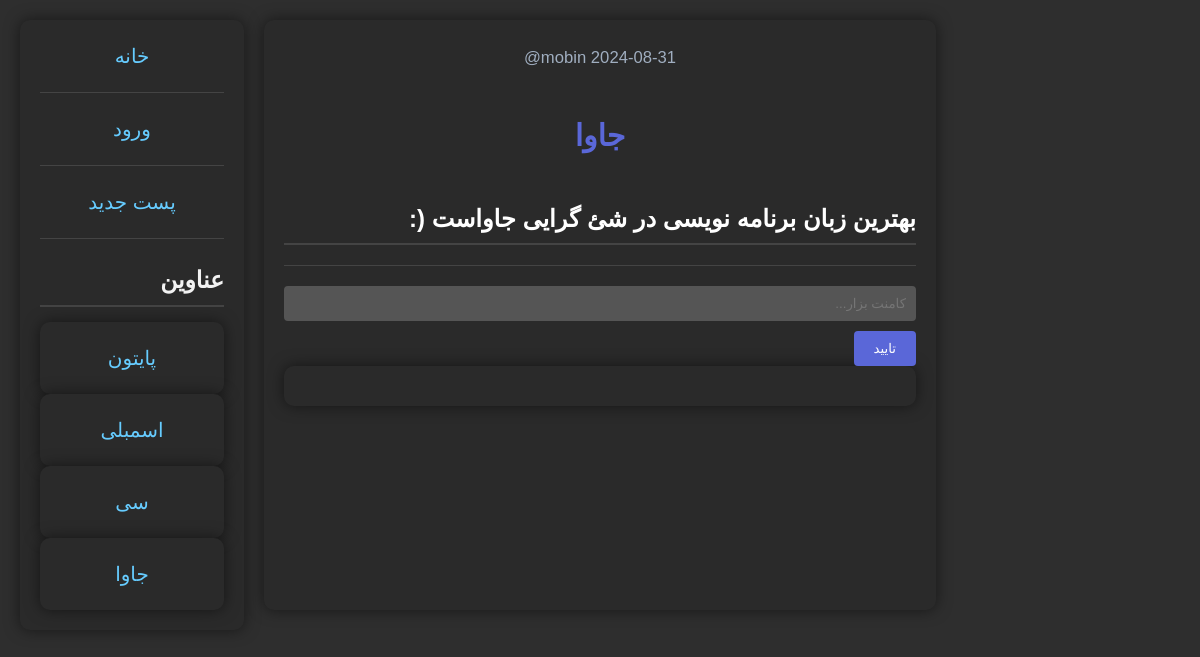
/post/1, run on the app's committed database.
### app.py (models this page shows, shortened)
class Post(db.Model):
    __tablename__ = 'post'
    id = db.Column(db.Integer, primary_key=True)
    user_id = db.Column(db.Integer, db.ForeignKey('user.id'))
    host = db.relationship('User', back_populates='posts')
    topic = db.Column(db.String(20), nullable=True)# unique=True,
    description = db.Column(db.Text, unique=True, nullable=True)
    comments = db.relationship('Comment', back_populates='post')
    created = db.Column(db.DateTime, default=datetime.now)

class User(db.Model):
    __tablename__ = 'user'
    id = db.Column(db.Integer, primary_key=True)
    email = db.Column(db.String(50), unique=True, nullable=False)
    username = db.Column(db.String(80), unique=True, nullable=False)
    password = db.Column(db.String(80), unique=True, nullable=False)
    posts = db.relationship('Post', back_populates='host')
    comments = db.relationship('Comment', back_populates='person')

### app.py (the view, shortened to what this page needs)
@app.route('/post/<post_id>', methods=['GET', 'POST'])
def show_post(post_id):
    main_post = Post.query.get(post_id)
    comments = main_post.comments
    posts_ = Post.query.order_by(Post.created.desc()).all()
    posts = []
    for post in posts_:
        if post.topic not in posts:
            posts.append(post.topic)
    return render_template('show-post.html', main_post=main_post, comments=comments, posts=posts)

### templates/show-post.html (shortened to what this page needs)
{% extends 'main.html' %}
{% block body %}
<div class="post-container">
    <small>@{{main_post.host.username}} {{main_post.created.strftime('%Y-%m-%d')}}</small>
    <h4>{{main_post.topic}}</h4>
    <h3>{{main_post.description}}</h3>
    <hr>
    <form method="POST" action="{{ url_for('show_post', post_id=main_post.id) }}">
        <input type="text" name="comment" placeholder="...کامنت بزار" style="text-align: right;">
        <input type="submit" value="تایید">
    </form>
    <div>
    </div>
</div>
{% endblock body %}

### templates/main.html (shortened to what this page needs)
<!DOCTYPE html>
<html>
<head>
</head>
<body>
    {% include 'messages.html' %}
    <div class="home-container">
        <div>
            <a href="/">خانه</a>
            <hr>
            {% if session.is_login %}
                <a href="/profile">پروفایل</a>
                <hr>
                <a href="/log-out">خروج</a>
                <hr>
            {% else %}
                <a href="/login">ورود</a>
                <hr>
            {% endif %}
            <a href="/create-post">پست جدید</a>
            <hr>
            <h3>عناوین</h3>
            {% for post in posts %}
                <div>
                    <a href="{{ url_for('filter', subject=post) }}">{{ post }}</a>
                </div>
            {% endfor %}
        </div>
        {% block body %}{% endblock body %}
    </div>
</body>
</html>

### templates/main.html (style rules this page uses)
body { background-color: #1c1c1c; color: #e0e0e0; font-family: 'Arial', sans-serif; margin: 0; padding: 0; line-height: 1.6; text-align: center; }
a { color: #66ccff; text-decoration: none; transition: color 0.3s ease; }
.home-container { display: grid; grid-template-columns: 1fr 3fr 1fr; gap: 20px; padding: 20px; max-width: 1200px; margin: 0 auto; }
.home-container div { background-color: #2a2a2a; padding: 20px; border-radius: 10px; box-shadow: 0 0 15px rgba(0, 0, 0, 0.5); text-align: center; }
.home-container h3 { color: #f2f2f2; margin-bottom: 15px; border-bottom: 2px solid #444; padding-bottom: 5px; text-align: right; }
hr { border: none; border-top: 1px solid #444; margin: 10px 0; }

### templates/show-post.html (style rules this page uses)
body { background-color: #2e2e2e; color: #e0e0e0; font-family: Arial, sans-serif; font-size: 20px; line-height: 1.6; }
.post-container { background-color: #333; padding: 20px; border-radius: 8px; box-shadow: 0px 0px 15px rgba(0, 0, 0, 0.5); margin-bottom: 20px; }
.post-container h4 { color: #5a67d8; font-size: 1.5em; }
.post-container h3 { font-size: 1.2em; color: #ffffff; }
.post-container small { color: #a0aec0; }
hr { border: 0; height: 1px; background-color: #444; margin: 20px 0; }
form { display: flex; flex-direction: column; gap: 10px; }
input[type="text"] { padding: 10px; background-color: #555; border: none; border-radius: 4px; color: #fff; }
input[type="submit"] { padding: 10px 20px; background-color: #5a67d8; color: #fff; border: none; border-radius: 4px; cursor: pointer; align-self:last baseline; }

### data on the page
Post: topic "پایتون"
Post: topic "اسمبلی"
Post: topic "سی"
Post: topic "جاوا"
User: host.username "mobin"
Post: created "2024-08-31", topic "جاوا", description ":) بهترین زبان برنامه نویسی در شئ گرایی جاواست"
